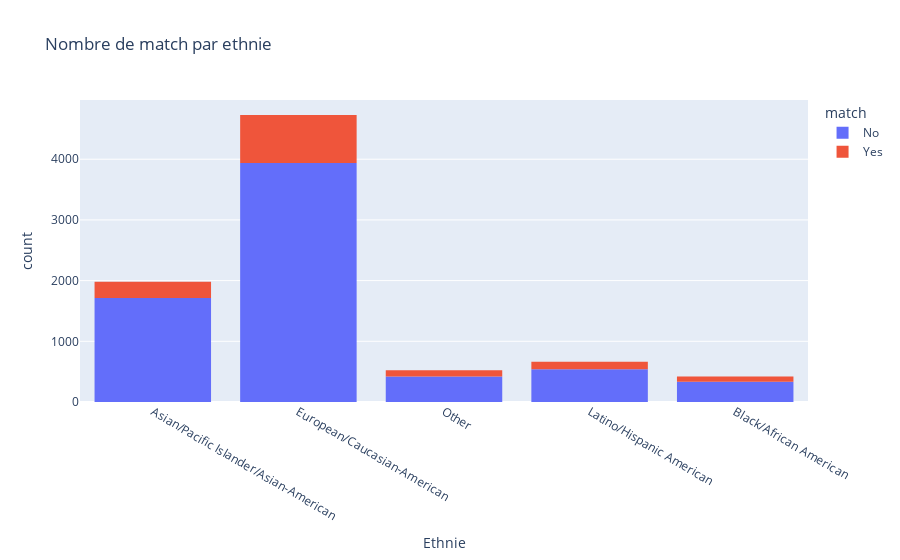

Write notebook code for a chart like this one.
### Code cell
fig = px.histogram(df_clean, x="race", color="match", 
                   title='Nombre de match par ethnie',
                   labels={"race": "Ethnie", "count": "Nombre de match"})

fig.show()

### Figure 1 — Plotly figure (JSON) as saved in the notebook; plotly's stock layout.template omitted (floating-point values rounded to 4 significant figures; data arrays with more than 128 entries replaced by an {"elided": "..."} marker saying what was removed)
{"data": [{"alignmentgroup": "True", "bingroup": "x", "hovertemplate": "match=No<br>Ethnie=%{x}<br>count=%{y}<extra></extra>", "legendgroup": "No", "marker": {"color": "#636efa", "pattern": {"shape": ""}}, "name": "No", "offsetgroup": "No", "orientation": "v", "showlegend": true, "type": "histogram", "x": {"elided": "6998 str values"}, "xaxis": "x", "yaxis": "y"}, {"alignmentgroup": "True", "bingroup": "x", "hovertemplate": "match=Yes<br>Ethnie=%{x}<br>count=%{y}<extra></extra>", "legendgroup": "Yes", "marker": {"color": "#EF553B", "pattern": {"shape": ""}}, "name": "Yes", "offsetgroup": "Yes", "orientation": "v", "showlegend": true, "type": "histogram", "x": {"elided": "1380 str values"}, "xaxis": "x", "yaxis": "y"}], "layout": {"barmode": "relative", "legend": {"title": {"text": "match"}, "tracegroupgap": 0}, "title": {"text": "Nombre de match par ethnie"}, "xaxis": {"anchor": "y", "domain": [0, 1], "title": {"text": "Ethnie"}}, "yaxis": {"anchor": "x", "domain": [0, 1], "title": {"text": "count"}}}}
